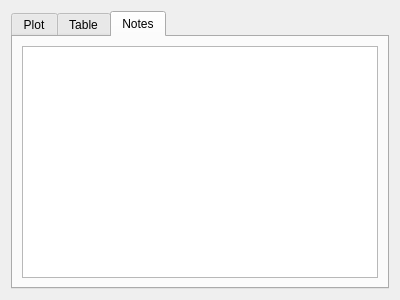
<?xml version="1.0" encoding="UTF-8"?>
<ui version="4.0">
 <class>CalViewDialog</class>
 <widget class="QDialog" name="CalViewDialog">
  <property name="geometry">
   <rect>
    <x>0</x>
    <y>0</y>
    <width>400</width>
    <height>300</height>
   </rect>
  </property>
  <property name="windowTitle">
   <string>View Calibration</string>
  </property>
  <layout class="QVBoxLayout" name="verticalLayout">
   <item>
    <widget class="QTabWidget" name="tabWidget">
     <property name="currentIndex">
      <number>2</number>
     </property>
     <widget class="QWidget" name="plots_tab">
      <attribute name="title">
       <string>Plot</string>
      </attribute>
      <layout class="QVBoxLayout" name="verticalLayout_2">
       <item>
        <widget class="PlotWidget" name="cal_plot" native="true"/>
       </item>
      </layout>
     </widget>
     <widget class="QWidget" name="table_tab">
      <attribute name="title">
       <string>Table</string>
      </attribute>
      <layout class="QVBoxLayout" name="verticalLayout_4">
       <item>
        <widget class="QTableWidget" name="cal_table"/>
       </item>
      </layout>
     </widget>
     <widget class="QWidget" name="notes_tab">
      <attribute name="title">
       <string>Notes</string>
      </attribute>
      <layout class="QVBoxLayout" name="verticalLayout_3">
       <item>
        <widget class="QPlainTextEdit" name="notes_pte"/>
       </item>
      </layout>
     </widget>
    </widget>
   </item>
  </layout>
 </widget>
 <customwidgets>
  <customwidget>
   <class>PlotWidget</class>
   <extends>QWidget</extends>
   <header>pyqtgraph</header>
   <container>1</container>
  </customwidget>
 </customwidgets>
 <resources/>
 <connections/>
</ui>
